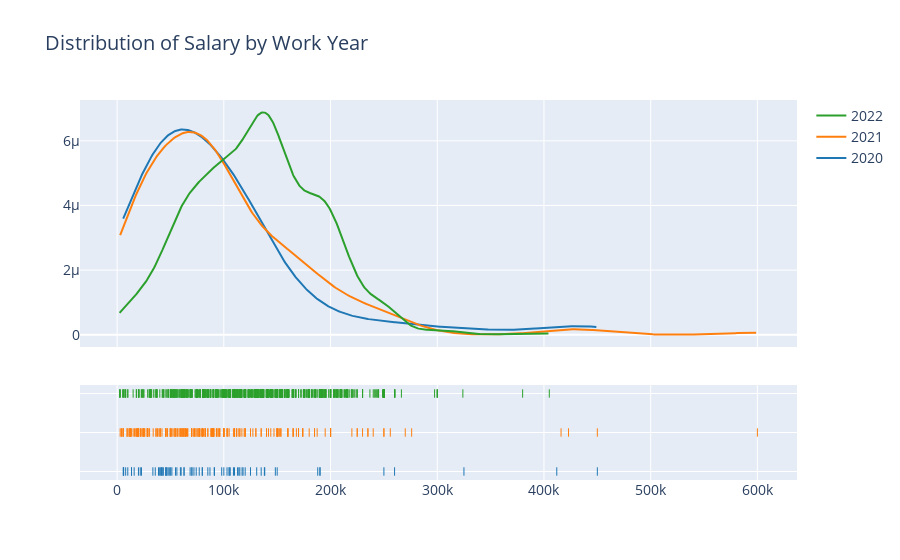

Notebook code cell kept with this figure:
### Code cell
def dist_sal_by_work_year(df):

    y2020 = df.query("work_year == 2020")
    y2021 = df.query("work_year == 2021")
    y2022 = df.query("work_year == 2022")

    hist_data = [y2020.salary_in_usd, y2021.salary_in_usd, y2022.salary_in_usd]
    group_labels = ["2020", "2021", "2022"]

    fig = ff.create_distplot(
        hist_data,
        group_labels,
        show_hist=False,
    )
    fig.update_layout(title="Distribution of Salary by Work Year", font=dict(size=14))
    return fig


dist_sal_by_work_year(df)

### Figure 1 — Plotly figure (JSON) as saved in the notebook; plotly's stock layout.template omitted (floating-point values rounded to 4 significant figures; data arrays with more than 128 entries replaced by an {"elided": "..."} marker saying what was removed)
{"data": [{"legendgroup": "2020", "marker": {"color": "rgb(31, 119, 180)"}, "mode": "lines", "name": "2020", "showlegend": true, "type": "scatter", "x": {"elided": "500 float values"}, "xaxis": "x", "y": {"elided": "500 float values"}, "yaxis": "y"}, {"legendgroup": "2021", "marker": {"color": "rgb(255, 127, 14)"}, "mode": "lines", "name": "2021", "showlegend": true, "type": "scatter", "x": {"elided": "500 float values"}, "xaxis": "x", "y": {"elided": "500 float values"}, "yaxis": "y"}, {"legendgroup": "2022", "marker": {"color": "rgb(44, 160, 44)"}, "mode": "lines", "name": "2022", "showlegend": true, "type": "scatter", "x": {"elided": "500 float values"}, "xaxis": "x", "y": {"elided": "500 float values"}, "yaxis": "y"}, {"legendgroup": "2020", "marker": {"color": "rgb(31, 119, 180)", "symbol": "line-ns-open"}, "mode": "markers", "name": "2020", "showlegend": false, "type": "scatter", "x": [13493, 13493, 22809, 49268, 117104, 54742, 20000, 59303, 70000, 68428, 450000, 46759, 74130, 103000, 250000, 10000, 138000, 45760, 79833, 50180, 106000, 112872, 15966, 76958, 188000, 105000, 70139, 6072, 33511, 91000, 42000, 115000, 260000, 109024, 79833, 150000, 72000, 190000, 35735, 135000, 125000, 51321, 40481, 39916, 87000, 85000, 8000, 41689, 114047, 5707, 56000, 43331, 6072, 47899, 98000, 325000, 45896, 42197, 62726, 21669, 110000, 120000, 60000, 148261, 38776, 91237, 62726, 190200, 118000, 138350, 130800, 45618, 412000, 105000, 100000], "xaxis": "x", "y": ["2020", "2020", "2020", "2020", "2020", "2020", "2020", "2020", "2020", "2020", "2020", "2020", "2020", "2020", "2020", "2020", "2020", "2020", "2020", "2020", "2020", "2020", "2020", "2020", "2020", "2020", "2020", "2020", "2020", "2020", "2020", "2020", "2020", "2020", "2020", "2020", "2020", "2020", "2020", "2020", "2020", "2020", "2020", "2020", "2020", "2020", "2020", "2020", "2020", "2020", "2020", "2020", "2020", "2020", "2020", "2020", "2020", "2020", "2020", "2020", "2020", "2020", "2020", "2020", "2020", "2020", "2020", "2020", "2020", "2020", "2020", "2020", "2020", "2020", "2020"], "yaxis": "y2"}, {"legendgroup": "2021", "marker": {"color": "rgb(255, 127, 14)", "symbol": "line-ns-open"}, "mode": "markers", "name": "2021", "showlegend": false, "type": "scatter", "x": {"elided": "225 int values"}, "xaxis": "x", "y": {"elided": "225 str values"}, "yaxis": "y2"}, {"legendgroup": "2022", "marker": {"color": "rgb(44, 160, 44)", "symbol": "line-ns-open"}, "mode": "markers", "name": "2022", "showlegend": false, "type": "scatter", "x": {"elided": "795 int values"}, "xaxis": "x", "y": {"elided": "795 str values"}, "yaxis": "y2"}], "layout": {"barmode": "overlay", "font": {"size": 14}, "hovermode": "closest", "legend": {"traceorder": "reversed"}, "title": {"text": "Distribution of Salary by Work Year"}, "xaxis": {"anchor": "y2", "domain": [0, 1], "zeroline": false}, "yaxis": {"anchor": "free", "domain": [0.35, 1], "position": 0}, "yaxis2": {"anchor": "x", "domain": [0, 0.25], "dtick": 1, "showticklabels": false}}}
